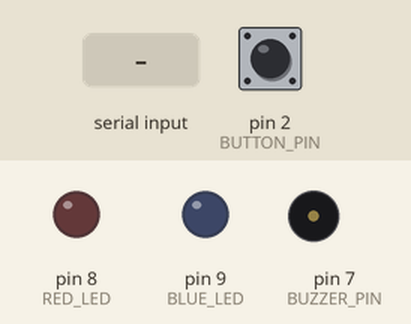
A sketch run on a simulated Arduino Uno WiFi Rev2. On the bench: output pins drawn as LEDs (lit = HIGH), buzzer (waves = sounding). Dashed ring = blinking. The test bench sets the inputs (shaded band); at power-on: pin 2 (BUTTON_PIN) HIGH. WiFi joins after 1.5 s; servers stay silent unless stated; uploads are accepted with an empty reply; EEPROM starts erased; what the sketch prints to the serial monitor is not drawn.

Above: at 3.3 s.
3.4 s: "1\n" received over Serial
5.1 s: pin 2 (BUTTON_PIN) pulled LOW for 0.15 s
At 7.77 s:
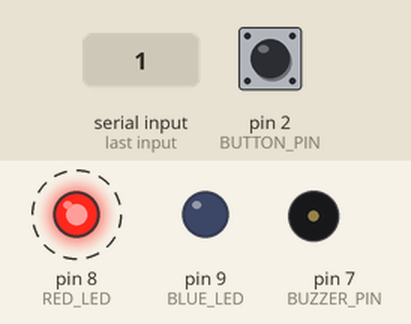
8.1 s: pin 2 (BUTTON_PIN) pulled LOW for 1 s
At 8.3 s:
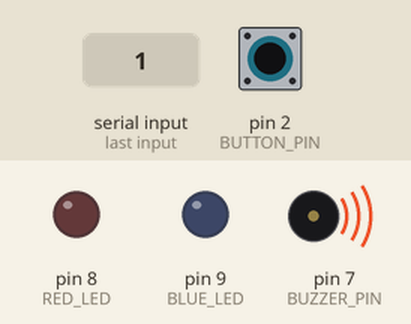
10.6 s: pin 2 (BUTTON_PIN) pulled LOW for 3.2 s
At 12.17 s:
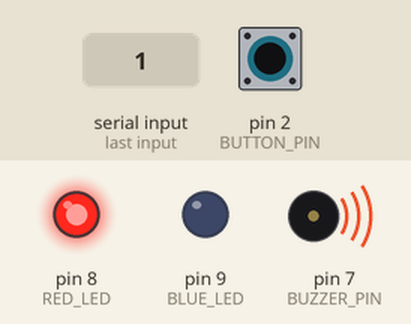
Timing chart, 0 to 16.3 s (numbered marks = the images above; inputs shaded):
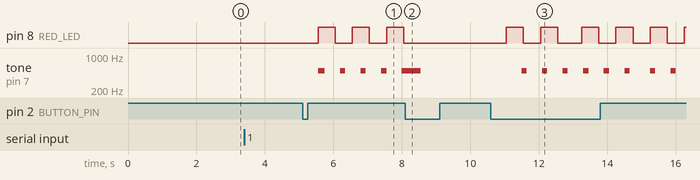

The sketch:

script.ino
```cpp
// =====================================================================================
//  SafeSenior – Arduino UNO WiFi Rev2
// =====================================================================================
//
//  Behaviour:
//    Notifies backend when device goes ONLINE
//    Notifies backend when device goes OFFLINE
//    Toggles SOS alarm (blink + buzzer) on button press
//
//  Notes:
//    device_id is stored in EEPROM so it survives power loss
//    Button uses INPUT_PULLUP → idle=HIGH, pressed=LOW
// =====================================================================================

#include <SPI.h>
#include <WiFiNINA.h>
#include <ArduinoHttpClient.h>
#include <EEPROM.h>

// -------------------- WIFI --------------------
const char* WIFI_SSID     = "6G";
const char* WIFI_PASSWORD = "netdogabi";

// -------------------- API --------------------
const char* API_HOST = "10.159.248.4";
const int   API_PORT = 8080;

const char* ENDPOINT_ONLINE   = "/device/online";
const char* ENDPOINT_OFFLINE  = "/device/offline";
const char* ENDPOINT_SOS      = "/sos";
const char* ENDPOINT_HELP_STATE = "/help/state/";

// -------------------- PINS --------------------
#define BUTTON_PIN  2
#define RED_LED     8
#define BLUE_LED    9
#define BUZZER_PIN  7

// -------------------- STATES --------------------
String deviceId = "";
bool sosActive = false;
int lastButtonState = HIGH;

// -------- Help (on the way) state check --------
HttpClient* helpClient = nullptr;
bool waitingHelpResponse = false;
unsigned long helpRequestStart = 0;
const unsigned long HELP_TIMEOUT = 1500;     // 1.5 seconds
const unsigned long HELP_INTERVAL = 2000;    // check every 2s
unsigned long lastHelpCheck = 0;
bool helpActive = false;

// Max EEPROM storage available for the Arduino device
const int MY_EEPROM_SIZE = 512;

WiFiClient wifiClient;

// =====================================================================================
//Saves device_id permanently so it survives power loss
// =====================================================================================
void saveStringToEEPROM(int startAddr, const String& str) {

  // Write characters one by one until null terminator
  int len = str.length();
  for (int i = 0; i < len && (startAddr + i) < MY_EEPROM_SIZE - 1; i++) {
    EEPROM.update(startAddr + i, str[i]);
  }

  // Null terminator to mark end
  EEPROM.update(startAddr + len, '\0');
}

// =====================================================================================
// Loads a string from EEPROM (device_id)
// =====================================================================================
String readStringFromEEPROM(int startAddr) {

  // Read sequential bytes until null terminator or empty cell
  String result = "";
  for (int i = startAddr; i < MY_EEPROM_SIZE; i++) {
    byte b = EEPROM.read(i);
    if (b == '\0' || b == 0xFF) break;
    result += char(b);
  }

  return result;
}

// =====================================================================================
// Attempts Wi-Fi connection until success.
// =====================================================================================
void connectWiFi() {

  Serial.print("Connecting");

  // Try until connected
  while (WiFi.status() != WL_CONNECTED) {
    WiFi.begin(WIFI_SSID, WIFI_PASSWORD);
    delay(1000);
    Serial.print(".");
  }

  Serial.println("\nConnected!");
  Serial.print("IP Address: ");
  Serial.println(WiFi.localIP());
}

// =====================================================================================
// Sends a POST request with JSON body
// =====================================================================================
bool httpPostJson(const char* path, const String& body, int& status, String& response) {

  // Prepare HTTP connection to the API
  HttpClient client(wifiClient, API_HOST, API_PORT);

  // Start POST request
  client.beginRequest();
  client.post(path);

  // Send headers
  client.sendHeader("Content-Type", "application/json");
  client.sendHeader("Content-Length", body.length());

  // Send payload
  client.beginBody();
  client.print(body);
  client.endRequest();

  // Read HTTP status and response
  status = client.responseStatusCode();
  response = client.responseBody();
  client.stop();
  return (status > 0);
}

// =====================================================================================
// Gets help-state (blue LED state) from API
// =====================================================================================
bool httpGetHelpState(bool& helpValue) {

  HttpClient client(wifiClient, API_HOST, API_PORT);

  // Build URL: /help/state/<device_id>
  String path = String(ENDPOINT_HELP_STATE) + deviceId;

  client.get(path);

  int status = client.responseStatusCode();
  String resp = client.responseBody();

  client.stop();

  if (status != 200) {
    return false;
  }

  // Detect if help (on the way) is true OR false
  helpValue = resp.indexOf("\"help\":true") != -1;
  return true;
}

// =====================================================================================
// Checks the help-on-the-way status from the backend at regular intervals
// =====================================================================================
void checkHelpOnTheWayStatus() {
  unsigned long now = millis();

  // Start a new request if enough time has passed
  if (!waitingHelpResponse && (now - lastHelpCheck >= HELP_INTERVAL)) {
    lastHelpCheck = now;

    helpClient = new HttpClient(wifiClient, API_HOST, API_PORT);
    String path = String(ENDPOINT_HELP_STATE) + deviceId;

    helpClient->get(path);
    waitingHelpResponse = true;
    helpRequestStart = now;
    return;
  }

  // Handle an ongoing request
  if (waitingHelpResponse) {
    // Response available
    if (helpClient->available()) {
      String resp = helpClient->responseBody();
      bool newHelp = resp.indexOf("\"help\":true") != -1 || resp.indexOf("\"help\": true") != -1;

    if (newHelp != helpActive) {
        helpActive = newHelp;

        if (newHelp) {
            digitalWrite(BLUE_LED, HIGH);
            Serial.println("Help on the way!");
        } else {
            digitalWrite(BLUE_LED, LOW);
            Serial.println("Help cancelled!");
        }
    }


      helpClient->stop();
      delete helpClient;
      helpClient = nullptr;
      waitingHelpResponse = false;
      return;
    }

    // Request timeout
    if (now - helpRequestStart > HELP_TIMEOUT) {
      Serial.println("[HELP] Request TIMEOUT — no response");

      helpClient->stop();
      delete helpClient;
      helpClient = nullptr;
      waitingHelpResponse = false;
      return;
    }
  }
}

// =====================================================================================
// Notifies API that device is online
// =====================================================================================
void sendDeviceOnline() {

  // Do nothing if no device_id is stored (device cannot identify itself yet)
  if (deviceId == "") return;

  // Prepare JSON payload
  String body = "{\"device_id\":\"" + deviceId + "\"}";

  int status;
  String resp;

  // Send POST
  Serial.println("Sending ONLINE");
  httpPostJson(ENDPOINT_ONLINE, body, status, resp);

  Serial.print("Status: ");
  if (status == 200)
    Serial.println("Ready!");
  else if (status == -3)
    Serial.println("Check IP addresses");
  else
    Serial.println(status);
}

// =====================================================================================
// Notifies API that device is offline
// =====================================================================================
void sendDeviceOffline() {

  if (deviceId == "") return;

  // Prepare JSON payload
  String body = "{\"device_id\":\"" + deviceId + "\"}";

  int status;
  String resp;

  // Send POST
  Serial.println("Sending OFFLINE");
  httpPostJson(ENDPOINT_OFFLINE, body, status, resp);

  Serial.print("Status: ");
  Serial.println(status);
}

// =====================================================================================
// Sends an SOS request to the backend and updates the device’s local alarm state.
// =====================================================================================
void toggleSOS() {

  // Build JSON payload
  String body = "{\"device_id\":\"" + deviceId + "\"}";

  int status;
  String resp;

  // Send SOS toggle request
  Serial.println("Sending SOS toggle...");
  httpPostJson(ENDPOINT_SOS, body, status, resp);

  Serial.print("SOS Status: ");
  Serial.println(status);
  Serial.println("Response: " + resp);

  // Flip local alarm state
  sosActive = !sosActive;
}

// =====================================================================================
//Prepare IO, load device_id, connect WiFi, notify online
// =====================================================================================
void setup() {

  // Initialize serial monitor
  Serial.begin(9600);
  // Waits until the USB connection is established
  while (!Serial);

  // Set pin modes for button, LEDs, and buzzer
  pinMode(BUTTON_PIN, INPUT_PULLUP);
  pinMode(RED_LED, OUTPUT);
  pinMode(BLUE_LED, OUTPUT);
  pinMode(BUZZER_PIN, OUTPUT);

  helpActive = false;

  // Initialize LEDs on OFF state
  digitalWrite(RED_LED, LOW);
  digitalWrite(BLUE_LED, LOW);

  connectWiFi();

  deviceId = readStringFromEEPROM(0);

  // If no device_id exists, wait for user input
  if (deviceId.length() == 0) {

    Serial.println("Enter device ID:");
    while (deviceId.length() == 0) {
      if (Serial.available()) {
        deviceId = Serial.readStringUntil('\n');
        deviceId.trim();
      }
    }

    saveStringToEEPROM(0, deviceId);
  }

  Serial.print("Device ID: ");
  Serial.println(deviceId);

  // Start button state tracking
  lastButtonState = digitalRead(BUTTON_PIN);

  // Notify backend
  sendDeviceOnline();
}


// =====================================================================================
//  LOOP – Handle button presses, SOS blinking, and Wi-Fi reconnect
// =====================================================================================
void loop() {
  int btn = digitalRead(BUTTON_PIN);

  // Detect the moment the button is pressed (not held)
  // Avoids multiple triggers while the button is held down
  if (btn == LOW && lastButtonState == HIGH) {
    toggleSOS();
    delay(250);   // debounce
  }

  lastButtonState = btn;

  static unsigned long lastBlink = 0;
  // Faster beep when SOS only, slower beep when help is on the way
  unsigned long blinkInterval = helpActive ? 1000 : 500;

  static unsigned long lastBeep = 0;
  static bool isBeeping = false;

  unsigned long pauseTime  = helpActive ? 850 : 450; // pause duration
  unsigned long beepTime   = 150;                    // short beep, always the same

  if (sosActive) {
      unsigned long now = millis();

      if (!isBeeping) {
          // Check if it's time to beep
          if (now - lastBeep >= pauseTime) {
              tone(BUZZER_PIN, 500);  // short beep
              isBeeping = true;
              lastBeep = now;
          }
      } else {
          // If currently beeping, turn off
          if (now - lastBeep >= beepTime) {
              noTone(BUZZER_PIN);
              isBeeping = false;
              lastBeep = now;
          }
      }

      // LED blinking logic stays unchanged
      static unsigned long lastBlinkLED = 0;
      unsigned long ledInterval = 500;
      if (now - lastBlinkLED >= ledInterval) {
          lastBlinkLED = now;
          static bool ledState = false;
          ledState = !ledState;
          digitalWrite(RED_LED, ledState ? HIGH : LOW);
      }

      checkHelpOnTheWayStatus();
  }
  else {
      digitalWrite(RED_LED, LOW);
      noTone(BUZZER_PIN);
      helpActive = false;
      digitalWrite(BLUE_LED, LOW);
  }

  // WI-FI reconnection
  if (WiFi.status() != WL_CONNECTED) {
    sendDeviceOffline();
    connectWiFi();
    sendDeviceOnline();
  }
}
```

Measured:
- after the input at 5.1 s, pin 8 (RED_LED): alternates HIGH for 0.50 s and LOW for 0.50 s, starting after 0.45 s; tone on pin 7 (BUZZER_PIN): alternates 500 Hz for 0.15 s and silent for 0.45 s, starting after 0.45 s
- after the input at 8.1 s, pin 8 (RED_LED): stops changing and stays LOW
- after the input at 10.6 s, pin 8 (RED_LED): goes HIGH 0.50 s, LOW 0.50 s, HIGH 0.50 s, LOW 0.70 s, 3 × (HIGH 0.50 s, LOW 0.50 s), then HIGH, starting after 0.45 s; tone on pin 7 (BUZZER_PIN): goes 5 × (500 Hz 0.15 s, silent 0.45 s), 500 Hz 0.15 s, silent 0.60 s, 500 Hz 0.15 s, silent 0.45 s, 500 Hz 0.15 s, then silent, starting after 0.90 s
